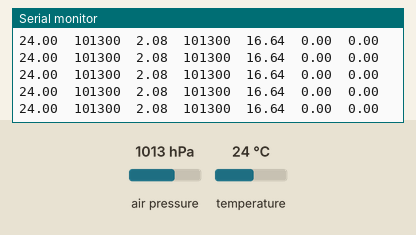
This sketch was run on a simulated Arduino Uno, built with avr-gcc and run on an emulated ATmega328P. Shown: the last lines printed to the serial monitor. Inputs (shaded band) come from the test bench; at power-on: air pressure 1013 hPa, temperature 24 °C.

Above: at 1.2 s.
1.3 s: air pressure set to 1048 hPa
At 2.1 s:
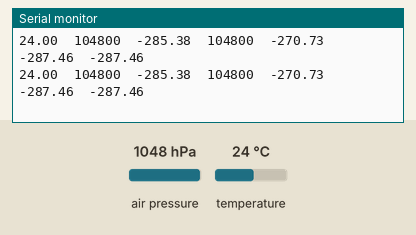
4.3 s: temperature set to 12 °C
At 5.3 s:
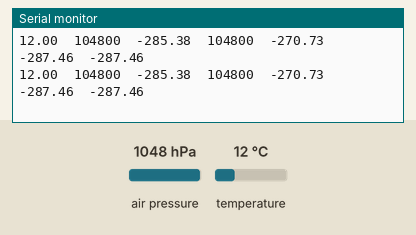
5.8 s: air pressure set to 1025 hPa
At 6.4 s:
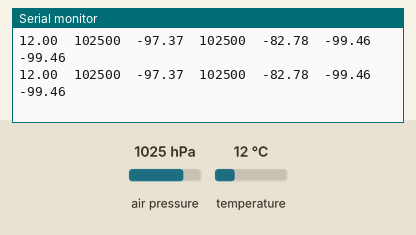
8.8 s: temperature set to 19 °C
At 9.4 s:
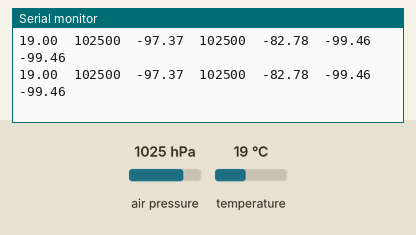
11.8 s: air pressure set to 1048 hPa
At 12.5 s:
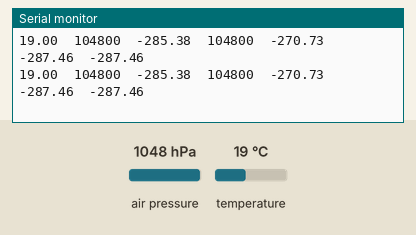
Timing chart, 0 to 14.8 s (numbered marks = the images above; inputs shaded):
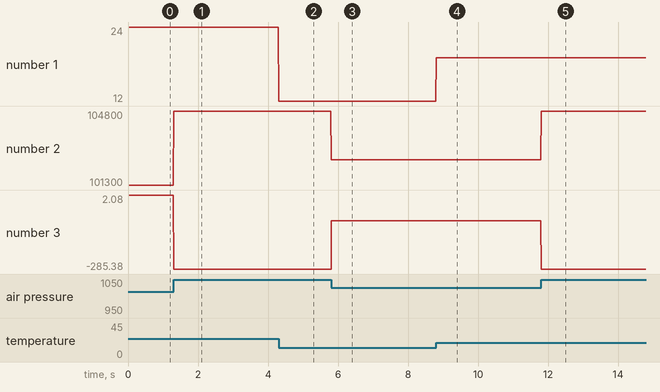

The sketch:

J_Colombo.ino
```cpp
// Sempre verificar antes de compilar
// Foguete não tem delay
// Serial println pula a linha
// Sempre definir os valores para facilitar manutençao futura o código


// Bibliotecas aqui
#include <Adafruit_BMP085.h>
#define TAM_FILTRO_ALTURA 15

Adafruit_BMP085 bmp;

float alturazero;
float VetorFiltroAltura[TAM_FILTRO_ALTURA];

void setup() {
  Serial.begin(115200);
  if (!bmp.begin()) {
	Serial.println("Could not find a valid BMP085 sensor, check wiring!");
	while (1) {}
  }

  float val_alts=0.0;

  for (int alt = 0;alt < 15; alt++) {
  val_alts = val_alts + bmp.readAltitude();
  }

  alturazero = val_alts/15;

  Serial.print("Temperature (*C)  ");
  Serial.print("\t");
  Serial.print("Pressure (Pa)  ");
  Serial.print("\t");
  Serial.print("Altitude (m)  ");
  Serial.print("\t");
  Serial.print("Pressure at sealevel (calculated in Pa) = ");
  Serial.print("\t");
  Serial.print("Real altitude (m)  ");
  Serial.print("\t");
  Serial.println("Altitude zerada (m)  ");
  Serial.print("\t");
  Serial.println("Altitude filtrada (m)  ");
}

void loop() {

    float altitude = bmp.readAltitude();
    float altura_bruta = altitude- alturazero ; // tem ruído, necessário um fitro

    for(int i = TAM_FILTRO_ALTURA-1; i>0; i--) {
      VetorFiltroAltura[i] = VetorFiltroAltura[i-1];
    }

    VetorFiltroAltura[0] = altura_bruta;

    float SomaVetorAltura = 0.0;
    for(int i=0; i<TAM_FILTRO_ALTURA; i++){
        SomaVetorAltura += VetorFiltroAltura[i];
    }
    float AlturaFiltrada = SomaVetorAltura / TAM_FILTRO_ALTURA;

  //fazer 5 filtros e os otimizar
    Serial.print(bmp.readTemperature());
    Serial.print("\t");
    Serial.print(bmp.readPressure());
    Serial.print("\t");
    Serial.print(altitude);
    Serial.print("\t");
    Serial.print(bmp.readSealevelPressure());
    Serial.print("\t");
    Serial.print(bmp.readAltitude(101500));
    Serial.print("\t");
    Serial.print(altura_bruta);
    Serial.print("\t");
    Serial.print(AlturaFiltrada);
    Serial.println();
}
```

Measured:
- after the input at 1.3 s, the serial monitor: prints a new line at once (image 1)
- after the input at 4.3 s, the serial monitor: prints a new line at once (image 2)
- after the input at 5.8 s, the serial monitor: prints a new line at once (image 3)
- after the input at 8.8 s, the serial monitor: prints a new line at once (image 4)
- after the input at 11.8 s, the serial monitor: prints a new line at once (image 5)
- plotted number 1: 24 → 12 after the input at 4.3 s, 12 → 19 after the input at 8.8 s
- plotted number 2: 101300 → 104800 after the input at 1.3 s, 104800 → 102500 after the input at 5.8 s, 102500 → 104800 after the input at 11.8 s
- plotted number 3: 2.08 → -285.38 after the input at 1.3 s, -285.38 → -97.37 after the input at 5.8 s, -97.37 → -285.38 after the input at 11.8 s
